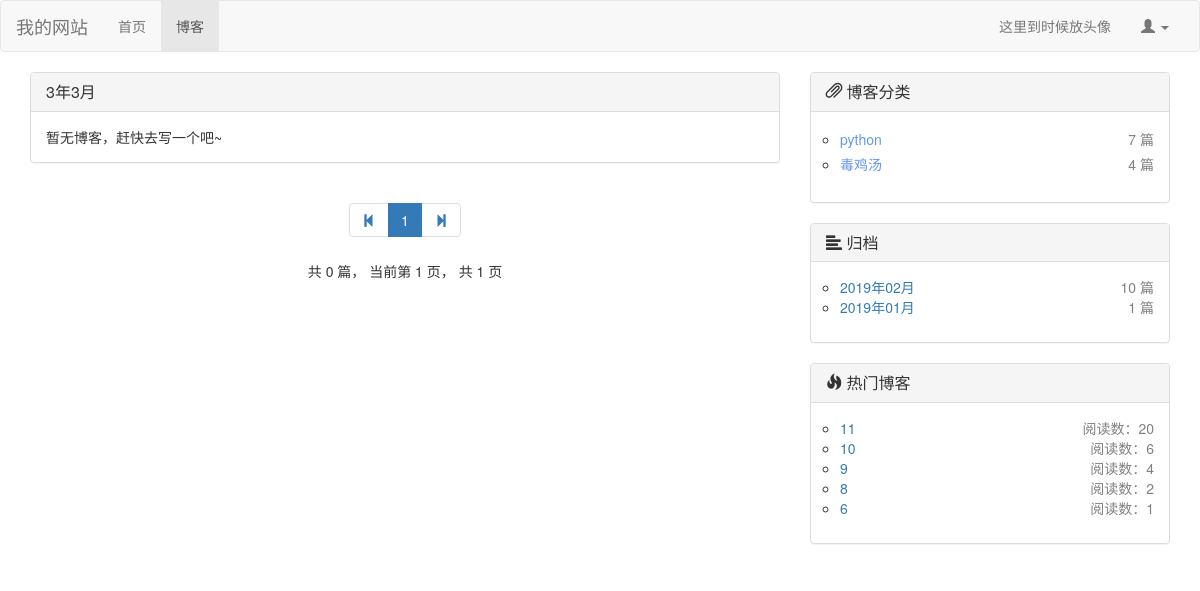
Page /blog/blog_date/3/3 on the committed database.
### blog/models.py (models this page shows, shortened)
class BlogType(models.Model):
    type_name = models.CharField(max_length=30, verbose_name="博客类型")

class Blog(models.Model, ReadNumExtendMethod):
    title = models.CharField(max_length=40, verbose_name="标题")
    blog_type = models.ForeignKey(BlogType, on_delete=models.DO_NOTHING, verbose_name="博客类型")
    author = models.ForeignKey(User, on_delete=models.DO_NOTHING, verbose_name="作者")
    content = RichTextUploadingField(verbose_name="内容")
    created_time = models.DateTimeField(auto_now_add=True, verbose_name="创建时间")
    last_modified_time = models.DateTimeField(auto_now=True, verbose_name="上次修改时间")
    class Meta:
        ordering = ['-created_time', ]  # 这里让前端网页在对从request获取到的数据排序按照创建时间由新到旧

### read_statistic/models.py (models this page shows, shortened)
class ReadNum(models.Model):
    read_num = models.IntegerField(default=0)
    content_type = models.ForeignKey(ContentType,on_delete=models.DO_NOTHING) # 将ContentType绑定作为外键生成contenttype对象
    object_id = models.PositiveIntegerField() # 对象的id，确定了对象后根据id唯一定位对象
    content_object = GenericForeignKey('content_type','object_id') # 将上面两个合并成一个content对象

### blog/views.py (the view)
# urls.py: path('blog_date/<int:year>/<int:month>',views.get_blog_with_date, name = "blog_with_date"),
def get_blog_with_date(request, year, month):
    all_blogs = Blog.objects.filter(created_time__year=year, created_time__month=month)  # 获取该year,month下所有的blog
    context = get_blog_common(request, all_blogs)
    context['blog_date'] = "%s年%s月" % (year, month)
    return render(request, 'blog_with_date.html', context)

### blog/utils.py (called while the page is built)
def blogs_pagination(request, all_blogs):
    blog_paginator = Paginator(all_blogs, settings.BLOGS_PER_PAGE)  # 博客分页器，5条一页
    page_num = request.GET.get('page', 1)  # 获取url请求中页面的参数
    blogs_in_page = blog_paginator.get_page(page_num)  # 根据页面获取到该页的blog对象
    current_page_num = blogs_in_page.number  # 当前页面
    page_range = [i for i in [current_page_num - 2, current_page_num - 1, current_page_num,
                              current_page_num + 1, current_page_num + 2] if
                  i > 0 and i <= blog_paginator.num_pages]
    return blogs_in_page, page_range

def get_blog_types():
    blog_types = BlogType.objects.all()
    for blog_type in blog_types:
        blog_count = Blog.objects.filter(blog_type=blog_type).count()  # 根据博客类型统计该类型下的博客数量
        blog_type.blog_count = blog_count
    return blog_types

def get_blog_dates():
    blog_dates = Blog.objects.dates('created_time', 'month', order='DESC')  # 按月份返回博客,是个dates对象
    blog_dates_dic = {}
    for blog_date in blog_dates:
        blog_count = Blog.objects.filter(created_time__year=blog_date.year,
                                         created_time__month=blog_date.month).count()  # 根据取到的月份博客的年月属性挑出博客
        blog_dates_dic[blog_date] = blog_count
    return blog_dates_dic

def get_hot_blogs():
    hot_blogs = []
    ct = ContentType.objects.get_for_model(Blog)
    readnums = ReadNum.objects.filter(content_type=ct).order_by('-read_num')  # 暗转阅读量获取
    num_of_hot_blogs = readnums.count()  # 总的已读文章数
    for i in range(num_of_hot_blogs if num_of_hot_blogs < settings.NUM_OF_HOT_BLOGS else settings.NUM_OF_HOT_BLOGS):
        hot_blog = Blog.objects.get(id=readnums[i].object_id)
        hot_blogs.append(hot_blog)
    return hot_blogs

### blog/views.py (called while the page is built)
def get_blog_common(request, all_blogs):
    context = {}
    blogs_in_page, page_range = blogs_pagination(request, all_blogs)
    blog_types = get_blog_types()
    blog_dates_dic = get_blog_dates()
    hot_blogs = get_hot_blogs()
    context['blogs_in_page'] = blogs_in_page
    context['page_range'] = page_range  # 选取当前页面和邻近的4页作为分页显示
    context['blog_types'] = blog_types  # 统计了博客数量的博客类型
    context['blog_dates'] = blog_dates_dic  # 统计了博客数量的按月博客
    context['hot_blogs'] = hot_blogs  # 热门博客
    return context

### blog/templates/blog_with_date.html (shortened to what this page needs)
{% extends 'blog_list.html' %}
{% block blog-head %}{{ blog_date }}{% endblock %}

### blog/templates/blog_list.html (shortened to what this page needs)
{% extends 'base.html' %}
{% block nav_blog_active %}active{% endblock %}
{% load staticfiles %}
{% load comment_tags %}
{% block head_extends %}
    <link rel="stylesheet" href="{% static 'css/blog.css' %}">
{% endblock %}
{% block content %}
    <div class="container">
        <div class="row">
            <div class="col-md-8">
                <div class="panel panel-default">
                    <div class="panel-heading">
                        <h3 class="panel-title">{% block blog-head %}{% endblock %}</h3>
                    </div>
                    <div class="panel-body">
                        {% for blog in blogs_in_page.object_list %}
                            <div class="blog">
                                <h3><a href={% url 'blog_detail' blog.id %}>{{ blog.title }}</a></h3>
                                <p class="blog-info">
                                    <span class="glyphicon glyphicon-paperclip"
                                          aria-hidden="true"></span> <a
                                        href= {% url 'blog_with_type' blog.blog_type.id %}>{{ blog.blog_type.type_name }}</a>
                                    <span class="glyphicon glyphicon-user"
                                          aria-hidden="true"></span> {{ blog.author }}
                                </p>
                                <div class="blog-outline">
                                    {{ blog.content | truncatechars:150 |safe}}
                                </div>
                                <nobr><span class="glyphicon glyphicon-time"
                                          aria-hidden="true"></span> <font
                                        color="gray">{{ blog.last_modified_time|date:"Y-m-d H:i:s" }}</font></nobr>
                                <nobr><font color="gray"> | 阅读数:{{ blog.get_read_num }}</font></nobr>
                            <nobr><font color="gray"> | 评论数:{% get_comment_num blog %}</font></nobr>
                            </div>
                        {% empty %}
                            暂无博客，赶快去写一个吧~
                        {% endfor %}
                    </div>
                </div>
                <div class="blog-paging">
                    <ul class="pagination">
                        <li>
                            <a href="?page=1" aria-label="Previous">
                                    <span aria-hidden="true">
                                         <span class="glyphicon glyphicon-step-backward" aria-hidden="true"></span>
                                    </span>
                            </a>
                        </li>
                        {% for page_num in page_range %}
                            {% if page_num == blogs_in_page.number %}
                                <li class="active">
                                    <span>{{ page_num }} <span class="sr-only">(current)</span></span>
                                </li>
                            {% else %}
                                <li><a href="?page={{ page_num }}">{{ page_num }}</a></li>
                            {% endif %}
                        {% endfor %}
                        <li>
                            <a href="?page={{ blogs_in_page.paginator.num_pages }}" aria-label="Previous">
                                    <span aria-hidden="true">
                                        <span class="glyphicon glyphicon-step-forward" aria-hidden="true"></span>
                                    </span>
                            </a>
                        </li>
                    </ul>
                    <p>
                        共 {{ blogs_in_page.paginator.count }} 篇，
                        当前第 {{ blogs_in_page.number }} 页，
                        共 {{ blogs_in_page.paginator.num_pages }} 页
                    </p>
                </div>
            </div>
            <div class="col-md-4">
                <div class="panel panel-default">
                    <div class="panel-heading">
                        <h3 class="panel-title"><span class="glyphicon glyphicon-paperclip"
                                                      aria-hidden="true"></span> 博客分类</h3>
                    </div>
                    <div class="panel-body">
                        <ul class="blog-types">
                            {% for blog_type in blog_types %}
                                <li style="line-height:25px">
                                    <nobr class ="blog-url"><a href= {% url 'blog_with_type' blog_type.id %}>
                                        <font color="#6495ed"> {{ blog_type.type_name }} </font></a></nobr>
                                    <nobr class = "blog-arg">{{ blog_type.blog_count }} 篇</nobr>
                                </li>
                            {% empty %}
                                <li><a>暂无类型，赶快去添加分类吧~</a></li>
                            {% endfor %}
                        </ul>
                    </div>
                </div>
                <div class="panel panel-default">
                    <div class="panel-heading">
                        <h3 class="panel-title"><span class="glyphicon glyphicon-align-left"
                                                      aria-hidden="true"></span> 归档</h3>
                    </div>
                    <div class="panel-body">
                        <ul class="blog-types">
                            {% for blog_date, blog_count in blog_dates.items %}
                                <li>
                                    <nobr class="blog-url"><a
                                            href= {% url 'blog_with_date'  blog_date.year blog_date.month %}>
                                        {{ blog_date | date:"Y年m月" }}</a></nobr>
                                    <nobr class="blog-arg">{{ blog_count }} 篇</nobr>
                                </li>
                            {% endfor %}
                        </ul>
                    </div>
                </div>
                <div class="panel panel-default">
                    <div class="panel-heading">
                        <h3 class="panel-title"><span class="glyphicon glyphicon-fire"
                                                      aria-hidden="true"></span> 热门博客</h3>
                    </div>
                    <div class="panel-body">
                        <ul class="blog-types">
                            {% for hot_blog in hot_blogs %}
                                <li>
                                    <nobr class="blog-url"><a href={% url 'blog_detail' hot_blog.id %}>
                                        {{ hot_blog.title }} </a></nobr>
                                    <nobr class="blog-arg">阅读数：{{ hot_blog.get_read_num }}</nobr>
                                </li>
                            {% endfor %}
                        </ul>
                    </div>
                </div>
            </div>
        </div>
    </div>
{% endblock %}

### static/css/blog.css (style rules this page uses)
ul.blog-types { list-style-type: circle; padding-left: 1em; }
ul.blog-types nobr.blog-url { color: #6495ed; }
ul.blog-types nobr.blog-arg { color: #808080; float: right; }
div.blog-paging { text-align: center; }

### rows in the picture
BlogType: type_name "python", blog_count "7"
BlogType: type_name "毒鸡汤", blog_count "4"
Blog: title "11", get_read_num "20"
Blog: title "10", get_read_num "6"
Blog: title "9", get_read_num "4"
Blog: title "8", get_read_num "2"
Blog: title "6", get_read_num "1"

### other values in the picture
{{ blog_date }} "3年3月"
{{ page_num }} "1"
{{ blogs_in_page.paginator.count }} "0"
{{ blogs_in_page.number }} "1"
{{ blogs_in_page.paginator.num_pages }} "1"
{{ blog_date | date:"Y年m月" }} "2019年02月" "2019年01月"
{{ blog_count }} "10" "1"
